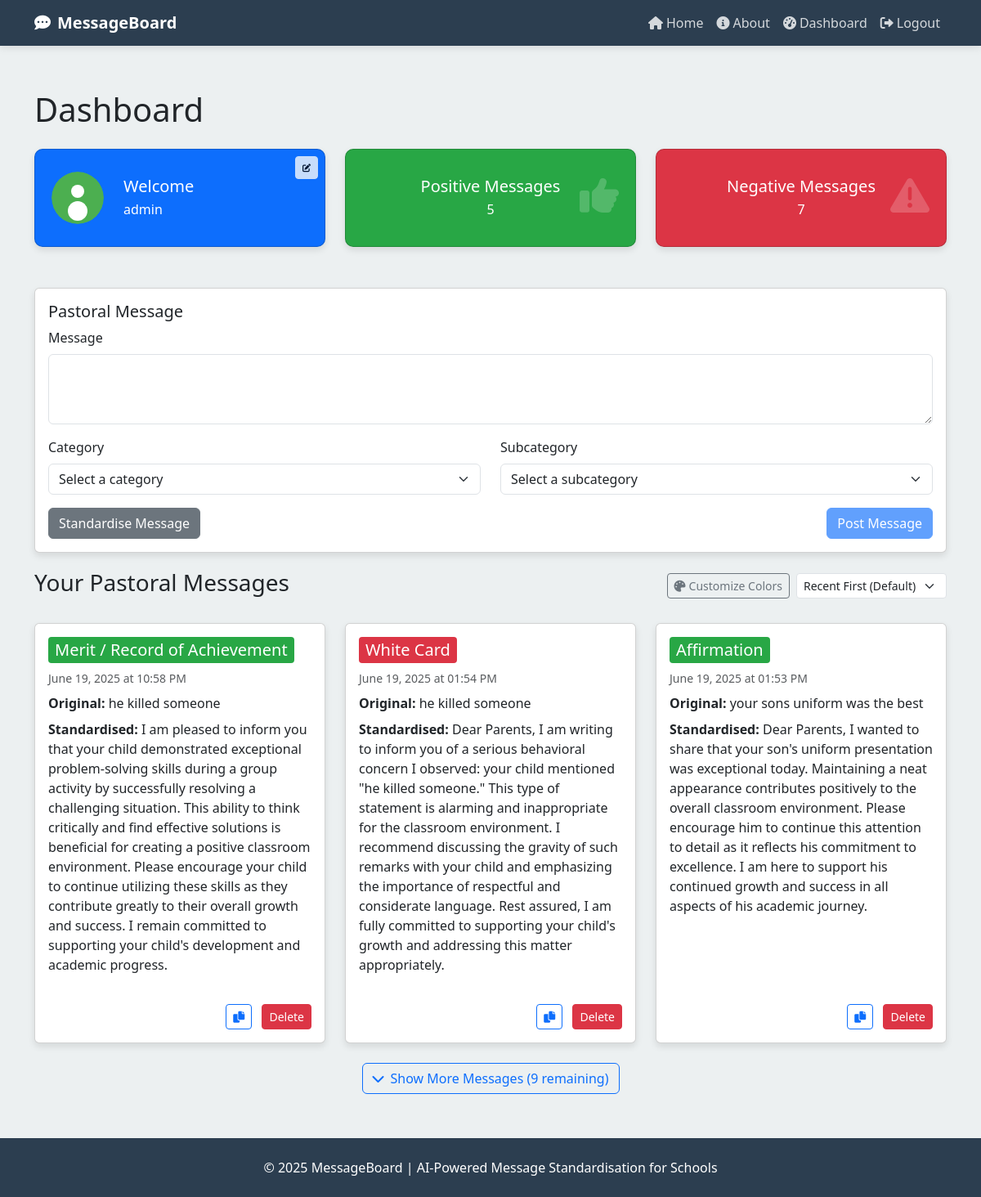
The page /dashboard (signed in) on the database as committed earlier.
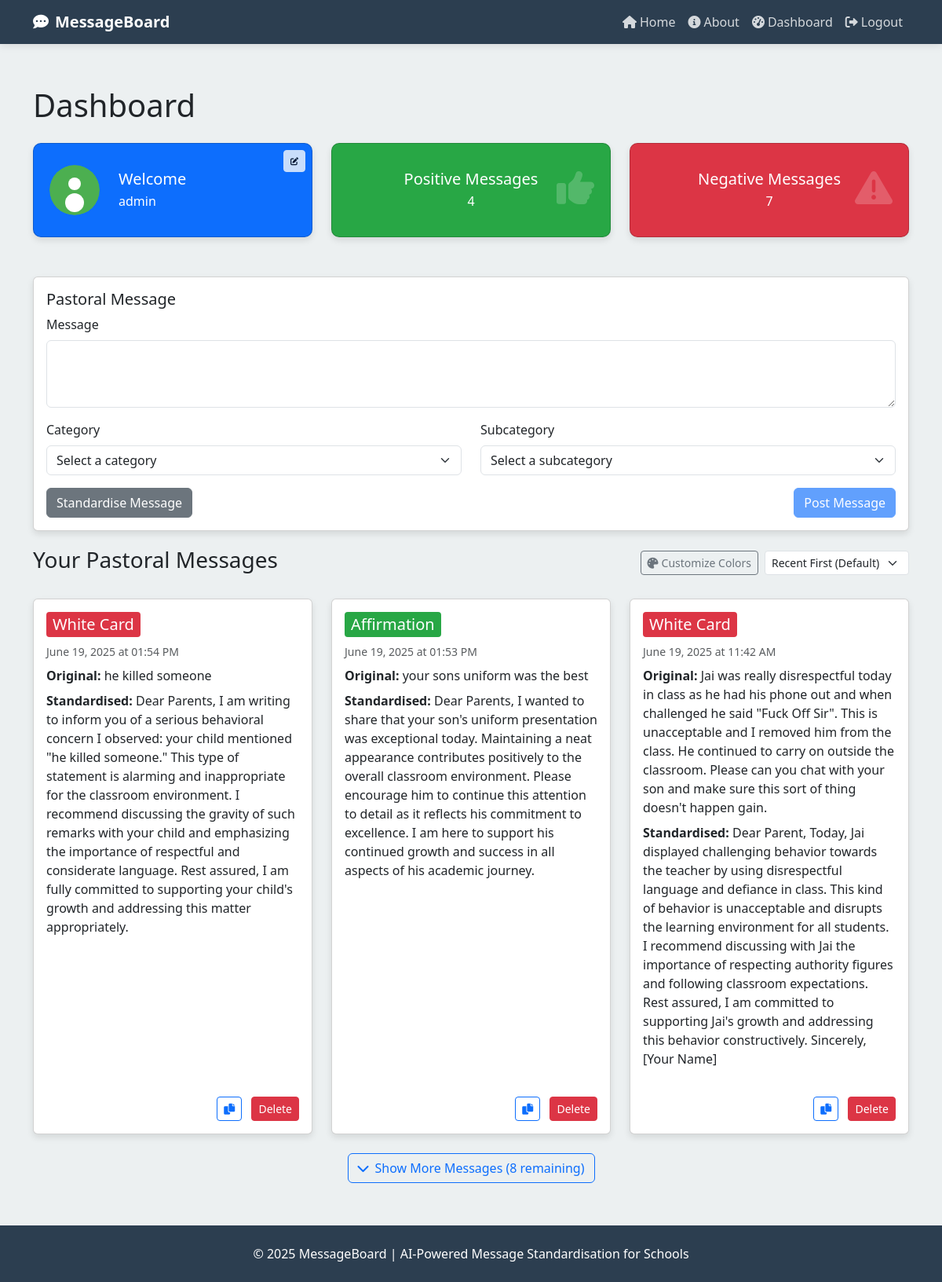
The same page on the database as committed later.
### setup_db.py (models this page shows)
class Messages(Base):
    __tablename__ = 'messages'
    id = Column(Integer, primary_key=True)
    name = Column(String, nullable=False)
    user_id = Column(Integer, ForeignKey('users.id'), nullable=False)
    created_at = Column(DateTime, default=datetime.utcnow)
    severity = Column(String, nullable=False)  # Column for severity (positive/negative)
    standardized_message = Column(Text)  # New column for storing standardized messages from OpenAI
    subcategory = Column(String)  # Added subcategory field

### Software-Engineering-Project.py (the view, shortened to what this page needs)
@app.route('/dashboard')
def dashboard():
    if 'user_id' not in session:
        flash("You need to log in to access the dashboard.", "error")
        return redirect(url_for('login'))
    user = get_user_by_id(session['user_id'])
    filter_type = request.args.get('filter', None)
    filter_date = request.args.get('date', None)
    positive_messages = db_session.query(Messages).filter_by(user_id=session['user_id'], severity="positive").all()
    negative_messages = db_session.query(Messages).filter_by(user_id=session['user_id'], severity="negative").all()
    if filter_type == 'positive':
        messages = positive_messages
    elif filter_type == 'negative':
        messages = negative_messages
    elif filter_type == 'oldest':
        messages = sorted(positive_messages + negative_messages, key=lambda x: x.created_at, reverse=False)
    else:
        messages = sorted(positive_messages + negative_messages, key=lambda x: x.created_at, reverse=True)
    return render_template('dashboard.html',
                           username=session.get('username', 'User'),
                           positive_messages=positive_messages,
                           negative_messages=negative_messages,
                           messages=messages,
                           active_filter=filter_type,
                           pastoral_message="Enter pastoral message here")

### Software-Engineering-Project.py (called while the page is built)
@app.template_filter('aest_time')
def aest_time(utc_dt):
    if utc_dt is None:
        return ""
    aus_tz = pytz.timezone('Australia/Sydney')
    if utc_dt.tzinfo is None:
        utc_dt = pytz.UTC.localize(utc_dt)
    else:
        utc_dt = utc_dt.astimezone(pytz.UTC)
    aus_dt = utc_dt.astimezone(aus_tz)
    return aus_dt.strftime('%B %d, %Y at %I:%M %p')

@app.teardown_appcontext
def shutdown_session(exception=None):
    db_session.remove()

### query_db.py (called while the page is built)
def get_user_by_id(user_id):
    return session.query(User).filter_by(id=user_id).first()

### Templates/dashboard.html (shortened to what the changed rows need)
{% extends "base.html" %}
{% block content %}
<h1 class="mb-4">Dashboard</h1>
<div class="row dashboard-stats">
    <div class="col-md-4">
        <div id="positive-filter" class="card stat-card text-white d-flex flex-column justify-content-center" style="cursor: pointer;" title="Click to filter positive messages" data-category="positive">
            <div class="text-center">
                <h5 class="card-title mb-1">Positive Messages</h5>
                <p class="card-text mb-0">{{ positive_messages|length }}</p>
            </div>
        </div>
    </div>
</div>
{% if messages %}
<div class="row" id="messages-container">
    {% for message in messages %}
    <div class="col-md-4 mb-4 message-item" data-index="{{ loop.index0 }}" {% if loop.index0 >= 3 %}style="display: none;"{% endif %}>
        <div class="card message-card">
            <div class="card-body">
                <div class="d-flex justify-content-between align-items-start mb-2">
                    <div class="category-banner" data-category="{{ message.severity }}" style="color: white; padding: 0.25rem 0.5rem; border-radius: 0.25rem;">
                        <h5 class="card-title mb-0">{{ message.subcategory }}</h5>
                    </div>
                </div>
                <p class="text-muted small">{{ message.created_at|aest_time }}</p>
                <p><strong>Original:</strong> {{ message.name }}</p>
                <p class="standardized-text"><strong>Standardised:</strong> {{ message.standardized_message }}</p>
                <div class="mt-auto pt-2 text-end">
                    <button type="button" class="btn btn-sm btn-outline-primary copy-btn me-2" data-message="{{ message.standardized_message }}" title="Copy standardised message">
                        <i class="fas fa-copy"></i>
                    </button>
                    <form action="{{ url_for('delete_message', message_id=message.id) }}" method="POST" style="display: inline;">
                        <button type="submit" class="btn btn-sm btn-danger delete-btn" data-title="'{{ message.subcategory }}'">Delete</button>
                    </form>
                </div>
            </div>
        </div>
    </div>
    {% endfor %}
</div>
{% if messages|length > 3 %}
<div class="text-center mb-4">
    <button id="expand-messages-btn" class="btn btn-outline-primary">
        <i class="fas fa-chevron-down me-2"></i>Show More Messages ({{ messages|length - 3 }} remaining)
    </button>
</div>
{% endif %}
{% else %}
<div class="alert alert-info">
    <p>You haven't created any messages yet. Use the form above to create your first message.</p>
</div>
{% endif %}
{% endblock %}

Rows that differ between the two databases and show on the page:
removed Messages: subcategory "Merit / Record of Achievement", created_at|aest_time "June 19, 2025 at 10:58 PM", name "he killed someone", standardized_message "I am pleased to inform you that your child demonstrated exceptional problem-solving skills during a group activity by successfully resolving a challenging situation. This ability to think critically and find effective solutions is beneficial for creating a positive classroom environment. Please encourage your child to continue utilizing these skills as they contribute greatly to their overall growth and success. I remain committed to supporting your child's development and academic progress.", severity "positive" (drawn)
now on this page (row unchanged): Messages: subcategory "White Card", created_at|aest_time "June 19, 2025 at 11:42 AM", name "Jai was really disrespectful today in class as he had his phone out and when challenged he said \"Fuck Off Sir\". This is unacceptable and I removed him from the class. He continued to carry on outside the classroom. Please can you chat with your son and make sure this sort of thing doesn't happen gain.", standardized_message "Dear Parent, Today, Jai displayed challenging behavior towards the teacher by using disrespectful language and defiance in class. This kind of behavior is unacceptable and disrupts the learning environment for all students. I recommend discussing with Jai the importance of respecting authority figures and following classroom expectations. Rest assured, I am committed to supporting Jai's growth and addressing this behavior constructively. Sincerely, [Your Name]", severity "negative" (drawn)
Other text that changed with them:
{{ positive_messages|length }}: "5" → "4"
{{ messages|length - 3 }}: "9" → "8"
